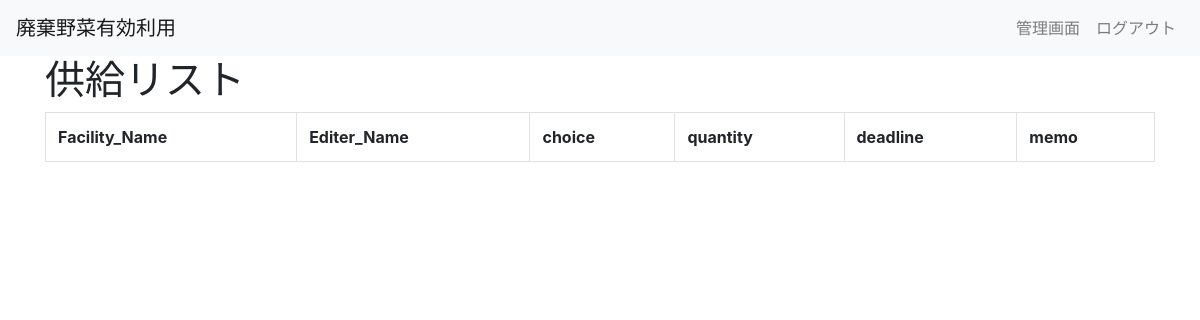
Page /F_View/ on the earlier database version.
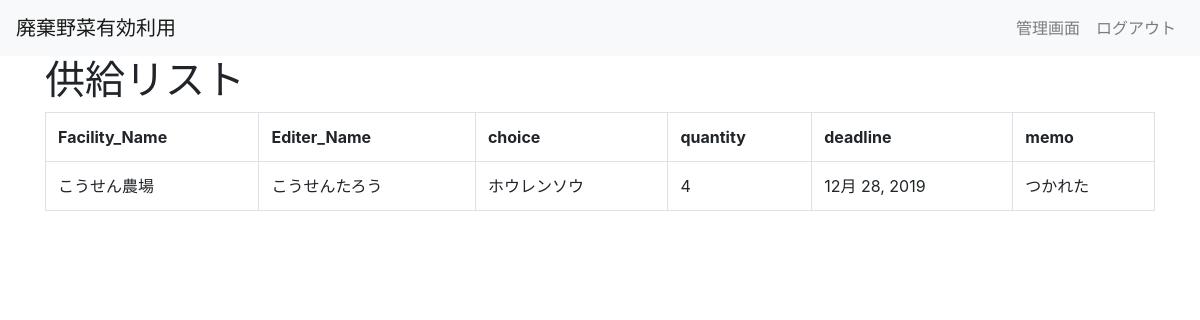
Same page on the later database version.
### app/models.py (models this page shows, shortened)
class F_Item(models.Model):
    F_name = models.CharField(
        verbose_name='施設名',
        max_length=20,
        blank=True,
        null=True,
    )
    I_name = models.CharField(
        verbose_name='入力者氏名',
        max_length=20,
        blank=True,
        null=True,
    )
    memo = models.TextField(
        verbose_name='備考',
        blank=True,
        null=True,
    )
    quontity = models.IntegerField(
        verbose_name='何kg出そうか',
        blank=True,
        null=True,
    )
    deadline = models.DateField(
        verbose_name='いつ出そうか',
        blank=True,
        null=True,
    )
    vege_choice = (
        (1, '人参'),
        (2, '大根'),
        (3, 'じゃがいも'),
        (4, 'キャベツ'),
        (5, 'ホウレンソウ'),
        (6, 'ピーマン'),
        (7, 'なにかしら'),
    )
    vegetable = models.IntegerField(
        verbose_name='出せる野菜',
        choices=vege_choice,
        blank=True,
        null=True,
    )
    created_by = models.ForeignKey(
        User,
        verbose_name='作成者',
        blank=True,
        null=True,
        related_name='F_CreatedBy',
        on_delete=models.SET_NULL,
        editable=False,
    )
    created_at = models.DateTimeField(
        verbose_name='作成時間',
        blank=True,
        null=True,
        editable=False,
    )
    updated_by = models.ForeignKey(
        User,
        verbose_name='更新者',
        blank=True,
        null=True,
        related_name='F_UpdatedBy',
        on_delete=models.SET_NULL,
        editable=False,
    )
    updated_at = models.DateTimeField(
        verbose_name='更新時間',
        blank=True,
        null=True,
        editable=False,
    )
    class Meta:
        verbose_name = 'サンプル'
        verbose_name_plural = 'サンプル'

### app/views.py (the view)
# urls.py: path('F_View/',F_View,name = 'F_View'),
def F_View(request):
    data = F_Item.objects.all()
    params = {
         'title': 'costomer_data',
         'data':data,
    }
    return render(request,'app/item_F_View.html',params)

### app/templates/app/item_F_View.html
{% extends "./_base.html" %}
{% block content %}
<div class="container">
    <h1>供給リスト</h1>
    <table class="table table-bordered" >
        <tr>
            <th scope="col">Facility_Name</th>
            <th scope="col">Editer_Name</th scope="col">
            <th scope="col">choice</th>
            <th scope="col">quantity</th>
            <th scope="col">deadline</th>
            <th scope="col">memo</th>
        </tr>
{% for item in data %}
    <tr>
        <td>{{ item.F_name|default_if_none:"未入力" }}</td>
        <td>{{ item.I_name|default_if_none:"未入力" }}</td>
        <td>{{ item.get_vegetable_display|default_if_none:"未入力" }}</td>
        <td>{{ item.quontity|default_if_none:"未入力" }}</td>
        <td>{{ item.deadline|default_if_none:"未入力" }}</td>
        <td>{{ item.memo|default_if_none:"未入力"}}</td>
    </tr>
{% endfor %}
    </table>
</div>
{% endblock %}

Differences in the rows shown:
added F_Item: F_name "こうせん農場", I_name "こうせんたろう", vegetable "ホウレンソウ", quontity "4", deadline "12月 28, 2019", memo "つかれた"
